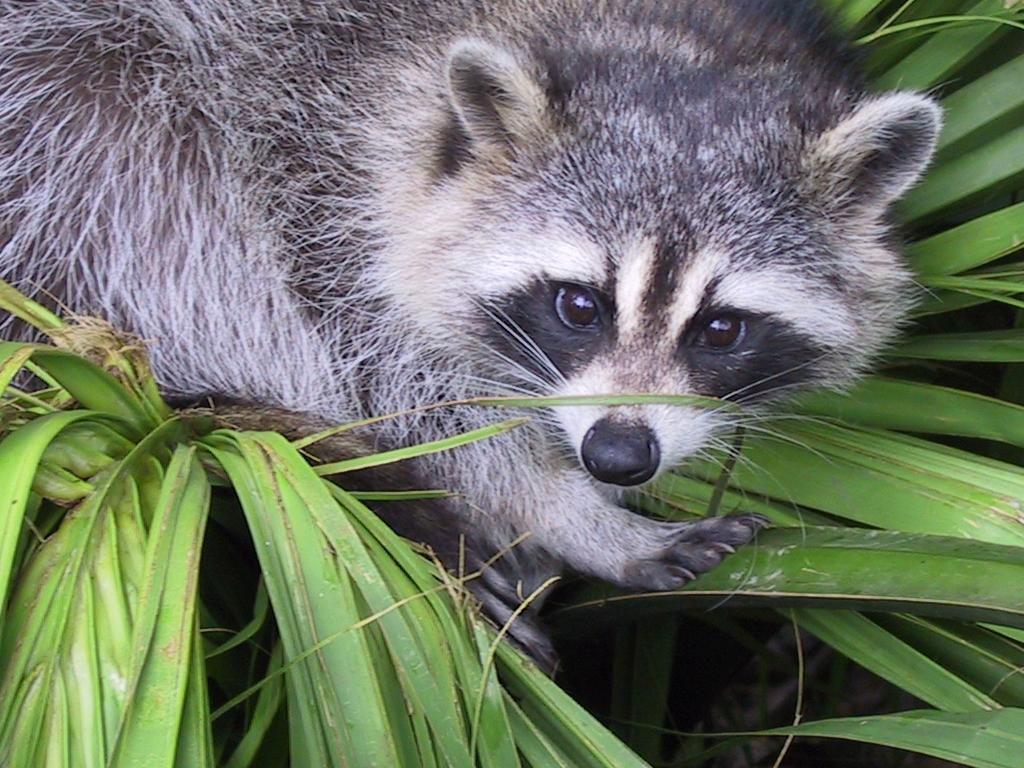
#> input picture day01/ex04/animal.jpeg, 1024 x 768 px, found by its file name
$ python rotate.py
#> lines starting #> are read from the running program, lines starting #| are printed output that depends on the picture
import matplotlib.pylab as plt
import numpy as np
from PIL import Image
import cv2


def ft_load(path: str)->np.ndarray:
    try:
        f = open(path, 'r')
    except FileNotFoundError:
        raise FileNotFoundError(f"File {path.split('/')[-1]} not found. ")
    except OSError:
        raise OSError(f"OS error occurred trying to open {path}")
    except Exception as err:
        raise Exception(f"Unexpected error opening {path} is",repr(err))
    else:
        img_plt = plt.imread(path)
#> img_plt is the input picture: shape (768, 1024, 3); mean R, G, B 110.7, 117.7, 102.1
        return cv2.cvtColor(img_plt, cv2.COLOR_RGB2GRAY)
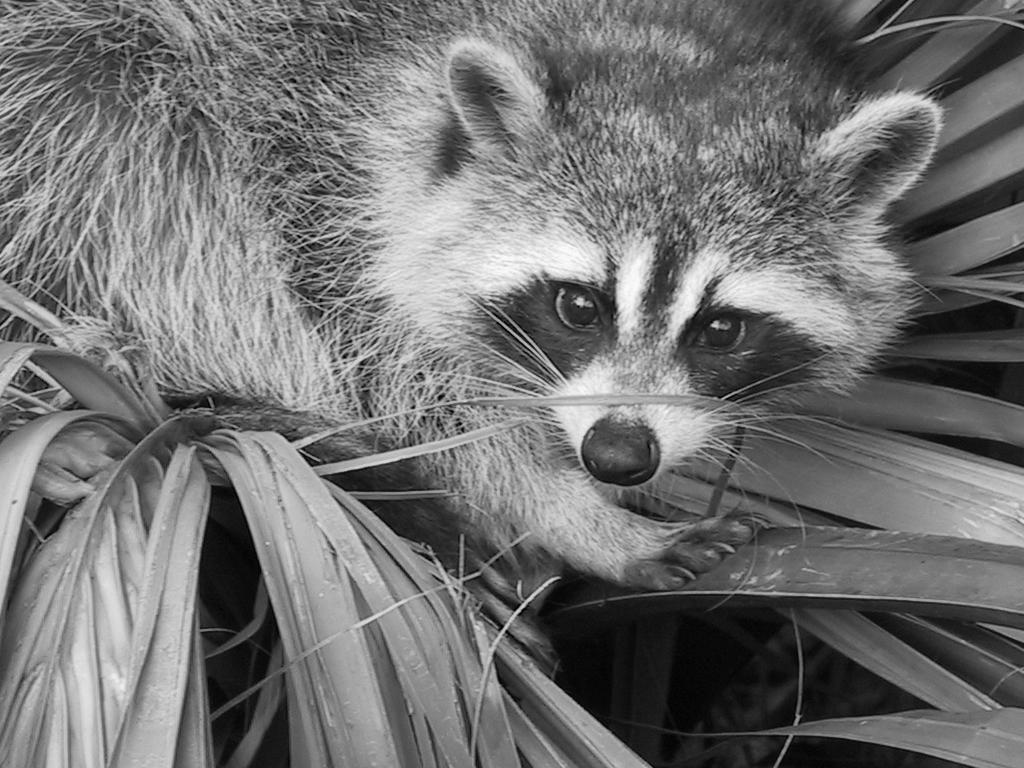
#> returned value: shape (768, 1024); min 0, max 253, mean 113.8

# [7 lines of commented-out code are left out]

def rotate(img: np.ndarray):
    '''
    Select a region of intress then Transpose and flip it 90 conter clockwise the matrix
    '''
    def roi(x, y, **kw):
        roi = img[y:y+kw['height'], x:x+kw['width']]
        return roi
    def transpose_matrix(x, y, **kw)->np.ndarray:
#> called with x = 500, y = 290
        img = roi(x, y, **kw)
        cols, raws = img.shape
        transposed = np.zeros((raws, cols))
        for i in range(cols):
            for j in range(raws):
                transposed[j][cols -1 - i] = img[cols - 1 - i][raws - 1 - j]
        return transposed
    return transpose_matrix

try:
    plt_arr = ft_load('/home/morpheus/PPFD/day01/ex04/animal.jpeg')
    plt_arr = rotate(plt_arr)(500, 290, height=400, width=400)
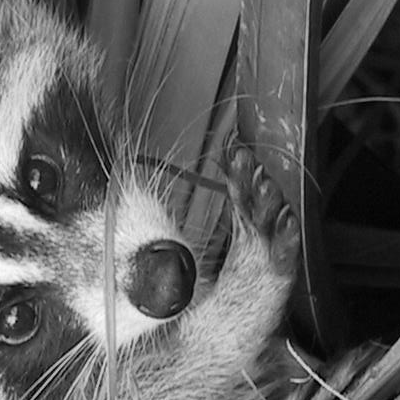
#> plt_arr: shape (400, 400) float64; min 0, max 250, mean 93
    plt_arr = rotate(plt_arr)(0, 0, height=400, width=400)
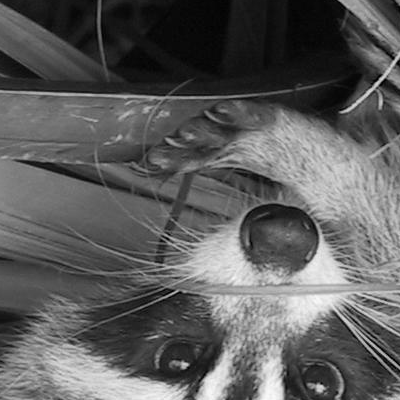
#> plt_arr: shape (400, 400) float64; min 0, max 250, mean 93
    plt_arr = rotate(plt_arr)(0, 0, height=400, width=400)
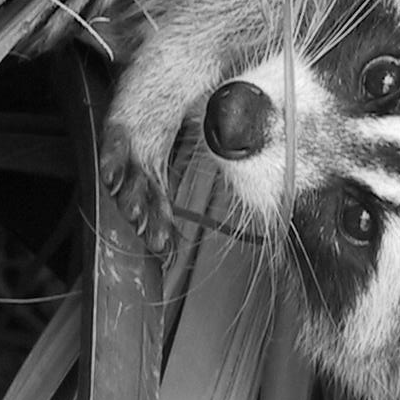
#> plt_arr: shape (400, 400) float64; min 0, max 250, mean 93
    print(plt_arr.shape)
#| (400, 400)
    plt.imshow(plt_arr, cmap='gray')
    plt.show()
except (FileNotFoundError, OSError, Exception) as err:
    print("Error: ",err)
